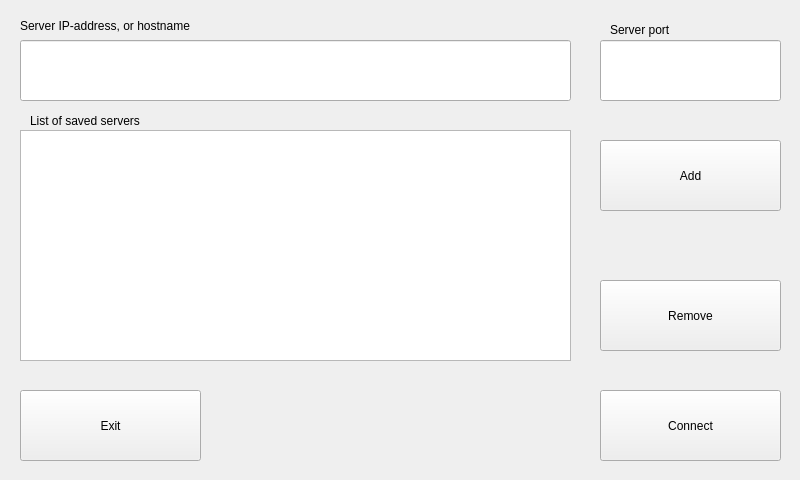
<?xml version="1.0" encoding="UTF-8"?>
<ui version="4.0">
 <class>ConnectionWindow</class>
 <widget class="QMainWindow" name="ConnectionWindow">
  <property name="geometry">
   <rect>
    <x>0</x>
    <y>0</y>
    <width>800</width>
    <height>480</height>
   </rect>
  </property>
  <property name="sizePolicy">
   <sizepolicy hsizetype="Maximum" vsizetype="Maximum">
    <horstretch>0</horstretch>
    <verstretch>0</verstretch>
   </sizepolicy>
  </property>
  <property name="minimumSize">
   <size>
    <width>800</width>
    <height>480</height>
   </size>
  </property>
  <property name="maximumSize">
   <size>
    <width>800</width>
    <height>480</height>
   </size>
  </property>
  <property name="mouseTracking">
   <bool>false</bool>
  </property>
  <property name="windowTitle">
   <string>MainWindow</string>
  </property>
  <widget class="QWidget" name="centralwidget">
   <property name="autoFillBackground">
    <bool>false</bool>
   </property>
   <widget class="QLineEdit" name="addressEdit">
    <property name="geometry">
     <rect>
      <x>20</x>
      <y>40</y>
      <width>551</width>
      <height>61</height>
     </rect>
    </property>
   </widget>
   <widget class="QPushButton" name="connectButton">
    <property name="geometry">
     <rect>
      <x>600</x>
      <y>390</y>
      <width>181</width>
      <height>71</height>
     </rect>
    </property>
    <property name="text">
     <string>Connect</string>
    </property>
   </widget>
   <widget class="QLabel" name="label_2">
    <property name="geometry">
     <rect>
      <x>610</x>
      <y>20</y>
      <width>171</width>
      <height>20</height>
     </rect>
    </property>
    <property name="text">
     <string>Server port</string>
    </property>
   </widget>
   <widget class="QPushButton" name="exitButton">
    <property name="geometry">
     <rect>
      <x>20</x>
      <y>390</y>
      <width>181</width>
      <height>71</height>
     </rect>
    </property>
    <property name="text">
     <string>Exit</string>
    </property>
   </widget>
   <widget class="QPushButton" name="addButton">
    <property name="geometry">
     <rect>
      <x>600</x>
      <y>140</y>
      <width>181</width>
      <height>71</height>
     </rect>
    </property>
    <property name="text">
     <string>Add</string>
    </property>
   </widget>
   <widget class="QLineEdit" name="portEdit">
    <property name="geometry">
     <rect>
      <x>600</x>
      <y>40</y>
      <width>181</width>
      <height>61</height>
     </rect>
    </property>
    <property name="maxLength">
     <number>5</number>
    </property>
   </widget>
   <widget class="QPushButton" name="deleteButton">
    <property name="geometry">
     <rect>
      <x>600</x>
      <y>280</y>
      <width>181</width>
      <height>71</height>
     </rect>
    </property>
    <property name="text">
     <string>Remove</string>
    </property>
   </widget>
   <widget class="QLabel" name="label">
    <property name="geometry">
     <rect>
      <x>20</x>
      <y>15</y>
      <width>491</width>
      <height>21</height>
     </rect>
    </property>
    <property name="text">
     <string>Server IP-address, or hostname</string>
    </property>
   </widget>
   <widget class="QListWidget" name="serverList">
    <property name="geometry">
     <rect>
      <x>20</x>
      <y>130</y>
      <width>551</width>
      <height>231</height>
     </rect>
    </property>
    <property name="alternatingRowColors">
     <bool>true</bool>
    </property>
   </widget>
   <widget class="QLabel" name="label_3">
    <property name="geometry">
     <rect>
      <x>30</x>
      <y>110</y>
      <width>491</width>
      <height>21</height>
     </rect>
    </property>
    <property name="text">
     <string>List of saved servers</string>
    </property>
   </widget>
  </widget>
 </widget>
 <resources/>
 <connections>
  <connection>
   <sender>connectButton</sender>
   <signal>clicked()</signal>
   <receiver>ConnectionWindow</receiver>
   <slot>connectToServer()</slot>
   <hints>
    <hint type="sourcelabel">
     <x>680</x>
     <y>431</y>
    </hint>
    <hint type="destinationlabel">
     <x>455</x>
     <y>420</y>
    </hint>
   </hints>
  </connection>
  <connection>
   <sender>addButton</sender>
   <signal>clicked()</signal>
   <receiver>ConnectionWindow</receiver>
   <slot>addServerToList()</slot>
   <hints>
    <hint type="sourcelabel">
     <x>688</x>
     <y>159</y>
    </hint>
    <hint type="destinationlabel">
     <x>518</x>
     <y>381</y>
    </hint>
   </hints>
  </connection>
  <connection>
   <sender>deleteButton</sender>
   <signal>clicked()</signal>
   <receiver>ConnectionWindow</receiver>
   <slot>deleteServerFromList()</slot>
   <hints>
    <hint type="sourcelabel">
     <x>626</x>
     <y>322</y>
    </hint>
    <hint type="destinationlabel">
     <x>339</x>
     <y>378</y>
    </hint>
   </hints>
  </connection>
 </connections>
 <slots>
  <slot>connectToServer()</slot>
  <slot>addServerToList()</slot>
  <slot>deleteServerFromList()</slot>
 </slots>
</ui>
